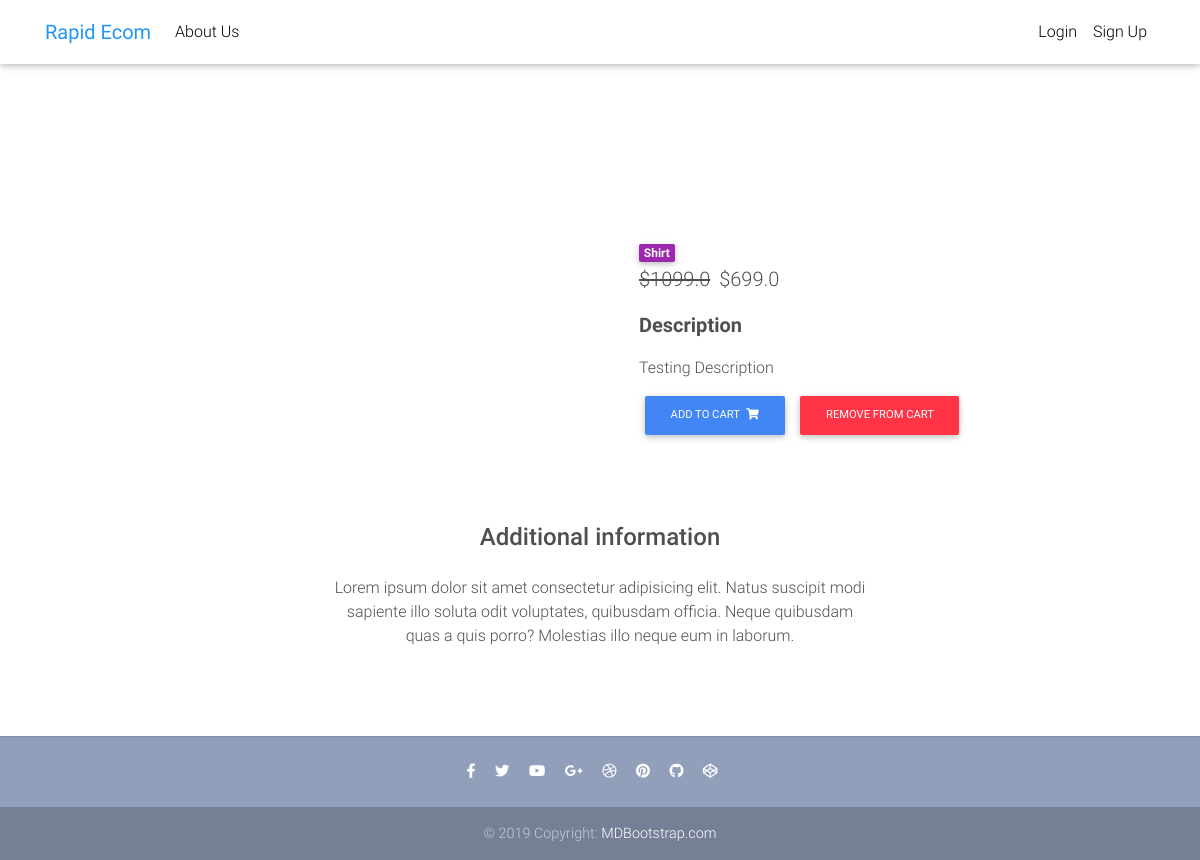
/ecom/product/test-product2/, run on an earlier commit of the app's database.
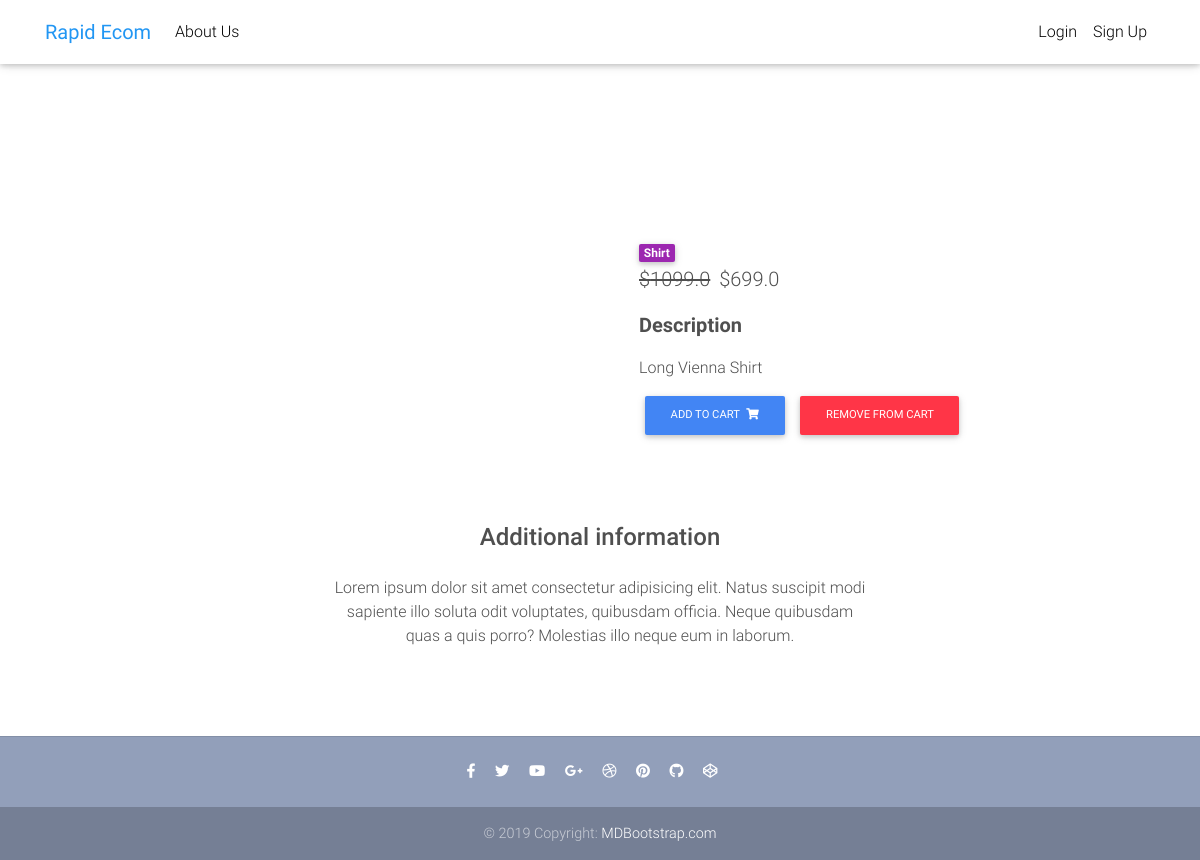
And on a later commit of the database.
### Ecommerce/models.py (models this page shows, shortened)
class Item(models.Model):
    title = models.CharField(max_length=100)
    price = models.FloatField()
    discount_price = models.FloatField(blank=True, null=True)
    category = models.CharField(choices=CATEGORY_CHOICES, max_length=2)
    label = models.CharField(choices=LABEL_CHOICES, max_length=1)
    slug = models.SlugField()
    description = models.TextField()
    def get_add_to_cart_url(self):
        return reverse("add_to_cart", kwargs={"slug": self.slug})
    def get_remove_from_cart_url(self):
        return reverse("remove_from_cart", kwargs={"slug": self.slug})

### Ecommerce/views.py (the view)
# urls.py: path("product/<slug>/", ItemDetailView.as_view(), name="product-page"),
class ItemDetailView(DetailView):
    model = Item
    template_name = "product-page.html"

### Ecommerce/templates/product-page.html (shortened to what this page needs)
{% extends 'base.html' %}
{% block content %}
<main class="mt-5 pt-4">
  <div class="container dark-grey-text mt-5">
    <div class="row wow fadeIn">
      <div class="col-md-6 mb-4">
      </div>
      <div class="col-md-6 mb-4">
        <div class="p-4">
          <div class="mb-3">
            <a href="">
              <span class="badge purple mr-1">{{ object.get_category_display }}</span>
            </a>
            <p class="lead">
              {% if object.discount_price %}
              <span class="mr-1">
                <del>${{ object.price }}</del>
              </span>
              <span>${{ object.discount_price }}</span>
              {% else %}
              <span>${{ object.price }}</span>
              {% endif %}
            </p>
            <p class="lead font-weight-bold">Description</p>
            <p>{{ object.description }}</p>
            <a href="{{ object.get_add_to_cart_url }}" class="btn btn-primary btn-md my-0 p">
              Add to cart
              <i class="fas fa-shopping-cart ml-1"></i>
            </a>
            <a href="{{ object.get_remove_from_cart_url }}" class="btn btn-danger btn-md my-0 p">
              Remove from cart
            </a>
          </div>
        </div>
      </div>
      <div class="row d-flex justify-content-center wow fadeIn">
        <div class="col-md-6 text-center">
          <h4 class="my-4 h4">Additional information</h4>
          <p>Lorem ipsum dolor sit amet consectetur adipisicing elit. Natus suscipit modi sapiente illo soluta odit
            voluptates,
            quibusdam officia. Neque quibusdam quas a quis porro? Molestias illo neque eum in laborum.</p>
        </div>
      </div>
      <div class="row wow fadeIn">
        <div class="col-lg-4 col-md-12 mb-4">
        </div>
        <div class="col-lg-4 col-md-6 mb-4">
        </div>
        <div class="col-lg-4 col-md-6 mb-4">
        </div>
      </div>
    </div>
</main>
{% endblock content %}

### Ecommerce/templates/base.html (shortened to what this page needs)
{% load static %}
{% load cart_template_tags %}
<!DOCTYPE html>
<html lang="en">
<head>
   <link rel="stylesheet" href="https://use.fontawesome.com/releases/v5.11.2/css/all.css">
   <link href="{% static 'css/bootstrap.min.css' %}" rel="stylesheet">
   <link href="{% static 'css/mdb.min.css' %}" rel="stylesheet">
   <link href="{% static 'css/style.min.css' %}" rel="stylesheet">
   <link rel="stylesheet" href="{% static 'css/main.css' %}">
</head>
<body>
   <header>
      <nav class="navbar fixed-top navbar-expand-lg navbar-light white scrolling-navbar">
         <div class="container">
            <a class="navbar-brand waves-effect" href="{% url 'ecom-home' %}">
               <strong class="blue-text">Rapid Ecom</strong>
            </a>
            <div class="collapse navbar-collapse" id="navbarSupportedContent">
               <ul class="navbar-nav mr-auto">
                  <li class="nav-item">
                     <a class="nav-link waves-effect" href="{% url 'ecom-about' %}">About Us</a>
                  </li>
               </ul>
               <ul class="navbar-nav nav-flex-icons">
                  {% if request.user.is_authenticated %}
                  <li class="nav-item">
                     <a href="{% url 'order_summary' %}" class="nav-link waves-effect">
                        <span class="badge red z-depth-1 mr-1"> {{ request.user|cart_item_count }} </span>
                        <i class="fas fa-shopping-cart"></i>
                        <span class="clearfix d-none d-sm-inline-block"> Cart </span>
                     </a>
                  </li>
                  <li class="nav-item">
                     <a class="nav-link waves-effect" href="{% url 'logout' %}">
                        <span class="clearfix d-none d-sm-inline-block"> Logout </span>
                     </a>
                  </li>
                  {% else %}
                  <li class="nav-item">
                     <a class="nav-link waves-effect" href="{% url 'login' %}">
                        <span class="clearfix d-none d-sm-inline-block"> Login </span>
                     </a>
                  </li>
                  <li class="nav-item">
                     <a class="nav-link waves-effect" href="{% url 'register' %}">
                        <span class="clearfix d-none d-sm-inline-block"> Sign Up </span>
                     </a>
                  </li>
                  {% endif %}
               </ul>
            </div>
         </div>
      </nav>
   </header>
   <div class="container">
      {% block content %}
      {% endblock content %}
   </div>
   <footer class="page-footer text-center font-small mt-4 wow fadeIn">
      <hr class="my-4">
      <div class="pb-4">
         <a href="https://www.facebook.com/mdbootstrap" target="_blank">
            <i class="fab fa-facebook-f mr-3"></i>
         </a>
         <a href="https://twitter.com/MDBootstrap" target="_blank">
            <i class="fab fa-twitter mr-3"></i>
         </a>
         <a href="https://www.youtube.com/watch?v=7MUISDJ5ZZ4" target="_blank">
            <i class="fab fa-youtube mr-3"></i>
         </a>
         <a href="https://plus.google.com/u/0/b/107863090883699620484" target="_blank">
            <i class="fab fa-google-plus-g mr-3"></i>
         </a>
         <a href="https://dribbble.com/mdbootstrap" target="_blank">
            <i class="fab fa-dribbble mr-3"></i>
         </a>
         <a href="https://pinterest.com/mdbootstrap" target="_blank">
            <i class="fab fa-pinterest mr-3"></i>
         </a>
         <a href="https://github.com/mdbootstrap/bootstrap-material-design" target="_blank">
            <i class="fab fa-github mr-3"></i>
         </a>
         <a href="http://codepen.io/mdbootstrap/" target="_blank">
            <i class="fab fa-codepen mr-3"></i>
         </a>
      </div>
      <div class="footer-copyright py-3">
         © 2019 Copyright:
         <a href="https://mdbootstrap.com/education/bootstrap/" target="_blank"> MDBootstrap.com </a>
      </div>
   </footer>
</body>
</html>

### Ecommerce/templates/base.html (style rules this page uses)
html, body, header, .carousel { height: 12vh; }

What changed in the data, as far as the page shows it:
changed Item "Shirt": description "Testing Description" → "Long Vienna Shirt"
